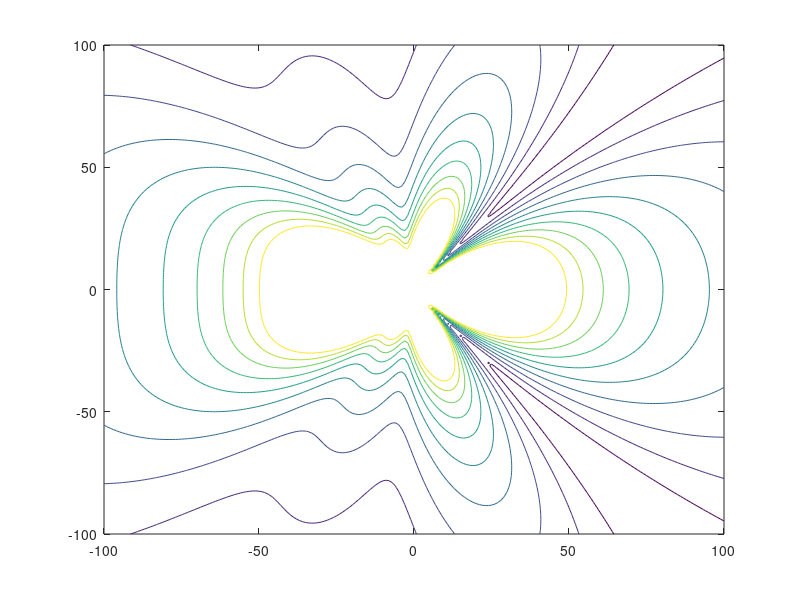

Here is the MATLAB script that generated this plot:
clear all;
NE = 4;
Cutoff = 0.07;
Xrange = -100:1:100;
Yrange = -100:1:100;

%p = [-0.2,0; 0,0; 0.31,0;0.62,0];
p = [-1,0;-0.5,0;0,0;0.5,0;1,0];
A = [1.,1.,1.,1.];

%phi = [-3*pi/5,0,pi*(1-0.31),2*pi*(1-0.31)];
phi = [0,pi,pi/2,pi];

r = 0;
amp = zeros(length(Xrange),length(Yrange));

for i=1:NE
    for l = 1:length(Xrange)
        for k = 1:length(Yrange)
            r = sqrt((Xrange(l)-p(i,1))^2+(Yrange(k)-p(i,2))^2);
            amp(l,k) = amp(l,k)+(A(i)/r)*exp(-1i*(r*2*pi+phi(i)));
        end
    end
end
amp = min(abs(amp),Cutoff);
contour(Xrange,Yrange,(amp)',10);